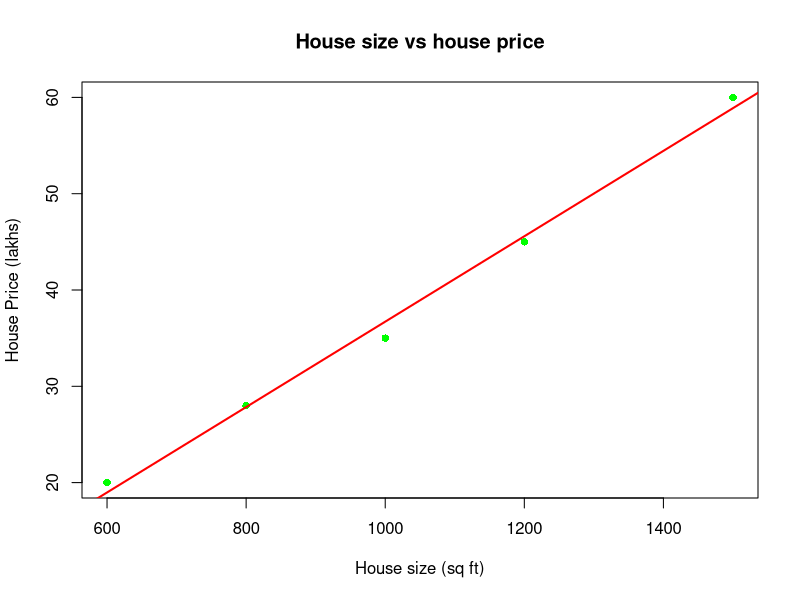

Write the R code that produced this figure.
size <-c(600,800,1000,1200,1500)
price <-c(20,28,35,45,60)
house_data <-data.frame(size,price)

plot(house_data$size, house_data$price,
     main="House size vs house price",
     xlab="House size (sq ft)",
     ylab="House Price (lakhs)",
     pch=16,
     col="green"
     )

model3 <- lm(price ~ size, data = house_data)

abline(model3, col = "red", lwd = 2)

summary(model3)

new_house <- data.frame(size = 1300)
predict(model3, new_house)